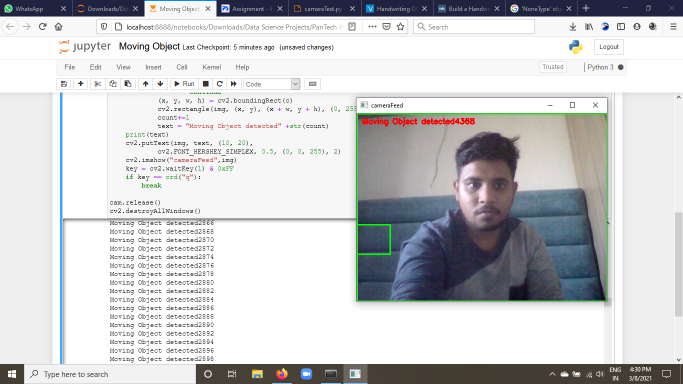
#> input picture OpenCV/3. Moving Object/Moving Object assignment.png, 1366 x 768 px, given in place of the camera (shown at 1/2 size)
$ jupyter execute 'Moving Object.ipynb'
#> lines starting #> are read from the running program, lines starting #| are printed output that depends on the picture
[cell 1]
import cv2
import time
import imutils

cam = cv2.VideoCapture(0)
time.sleep(1)

firstFrame=None
area = 500
count = 0

while True:
    _,img = cam.read()
#> img is the input picture: shape (768, 1366, 3); mean B, G, R 206.9, 205.3, 204.5
    text = "Normal"
    img = imutils.resize(img, width=500)
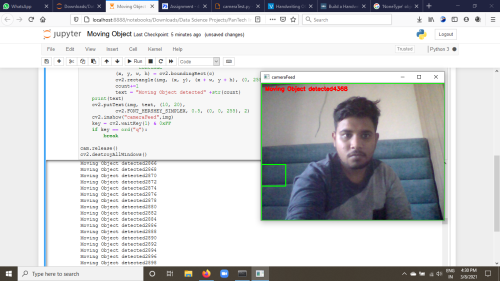
#> img: shape (281, 500, 3); mean B, G, R 206.9, 205.3, 204.5
    grayImg = cv2.cvtColor(img, cv2.COLOR_BGR2GRAY)
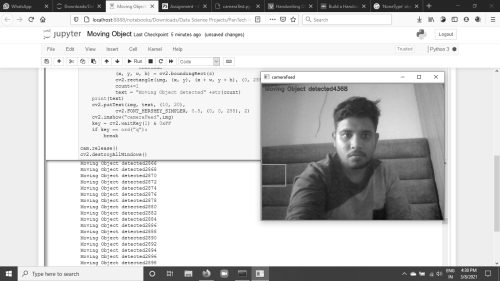
#> grayImg: shape (281, 500); min 9, max 255, mean 205.2
    gaussianImg = cv2.GaussianBlur(grayImg, (21, 21), 0)
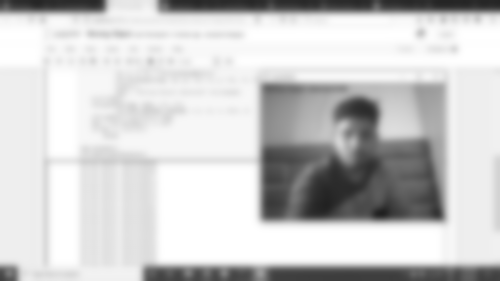
#> gaussianImg: shape (281, 500); min 32, max 255, mean 205.3
    if firstFrame is None:
            firstFrame = gaussianImg
            continue
    imgDiff = cv2.absdiff(firstFrame, gaussianImg)
    threshImg = cv2.threshold(imgDiff, 25, 255, cv2.THRESH_BINARY)[1]
    threshImg = cv2.dilate(threshImg, None, iterations=2)
    cnts = cv2.findContours(threshImg.copy(), cv2.RETR_EXTERNAL,
            cv2.CHAIN_APPROX_SIMPLE)
    cnts = imutils.grab_contours(cnts)
    for c in cnts:
            if cv2.contourArea(c) < area:
                    continue
            (x, y, w, h) = cv2.boundingRect(c)
            cv2.rectangle(img, (x, y), (x + w, y + h), (0, 255, 0), 2)
            count+=1
            text = "Moving Object detected" +str(count)
    print(text)
    cv2.putText(img, text, (10, 20),
            cv2.FONT_HERSHEY_SIMPLEX, 0.5, (0, 0, 255), 2)
    cv2.imshow("cameraFeed",img)
    key = cv2.waitKey(1) & 0xFF
    if key == ord("q"):
        break

cam.release()
cv2.destroyAllWindows()
